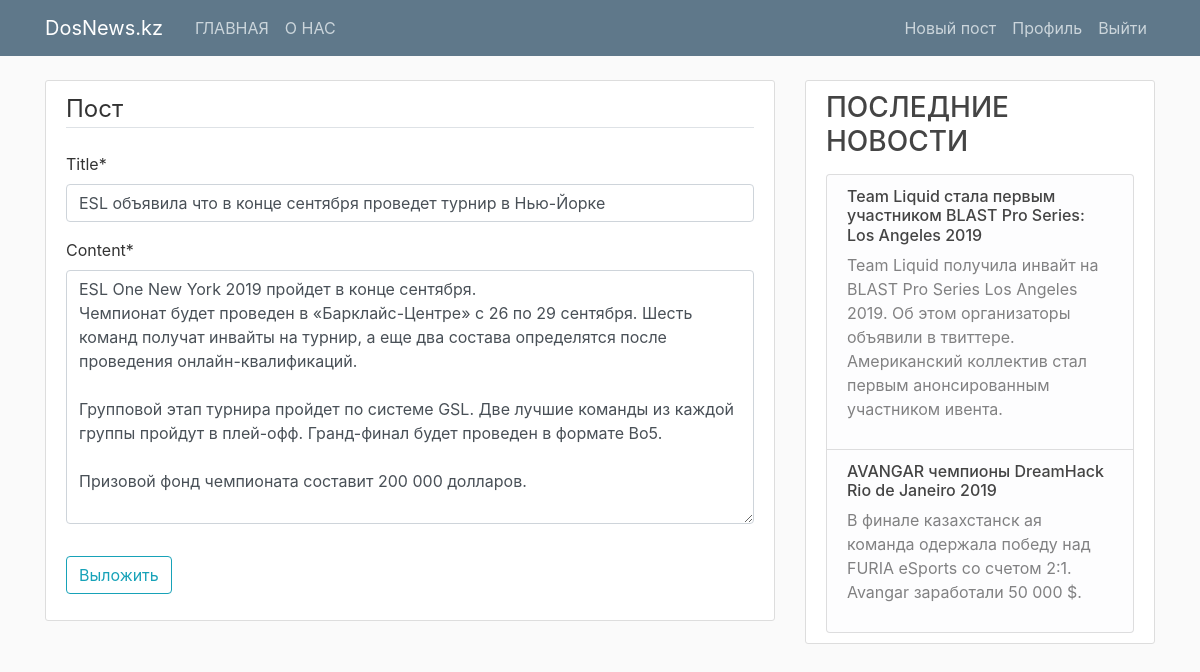
Page /post/38/update/ (signed in) on the committed database.
### blog/models.py (models this page shows, shortened)
class Post(models.Model):
    title = models.CharField(max_length=100)
    content = models.TextField()
    date_posted = models.DateTimeField(default=timezone.now)
    author = models.ForeignKey(User, on_delete=models.CASCADE)

### blog/views.py (the view, shortened to what this page needs)
# urls.py: path('post/<int:pk>/update/', PostUpdateView.as_view(), name='post-update'),
class PostUpdateView(LoginRequiredMixin, UserPassesTestMixin, UpdateView):
    model = Post
    fields = ['title', 'content']
    def test_func(self):
        post = self.get_object()
        if self.request.user == post.author:
            return True
        return False

### blog/templates/blog/post_form.html (shortened to what this page needs)
{% extends "blog/base.html" %}
{% load crispy_forms_tags %}
{% block content %}
    <div class="content-section">
        <form method="POST">
            <fieldset class="form-group">
                <legend class="border-bottom mb-4">Пост</legend>
                {{ form|crispy }}
            </fieldset>
            <div class="form-group">
                <button class="btn btn-outline-info" type="submit">Выложить</button>
            </div>
        </form>
    </div>
{% endblock content %}

### blog/static/blog/main.css (style rules this page uses)
body { background: #fafafa; color: #333333; margin-top: 5rem; }
.content-section { background: #ffffff; padding: 10px 20px; border: 1px solid #dddddd; border-radius: 3px; margin-bottom: 20px; }

### rows in the picture
Post: title "ESL объявила что в конце сентября проведет турнир в Нью-Йорке", content "ESL One New York 2019 пройдет в конце сентября. Чемпионат будет проведен в «Барклайс-Центре» с 26 по 29 сентября. Шесть команд получат инвайты на турнир, а еще два состава определятся после проведения онлайн-квалификаций. Групповой этап турнира пройдет по системе GSL. Две лучшие команды из каждой группы пройдут в плей-офф. Гранд-финал будет проведен в формате Bo5. Призовой фонд чемпионата составит 200 000 долларов."
